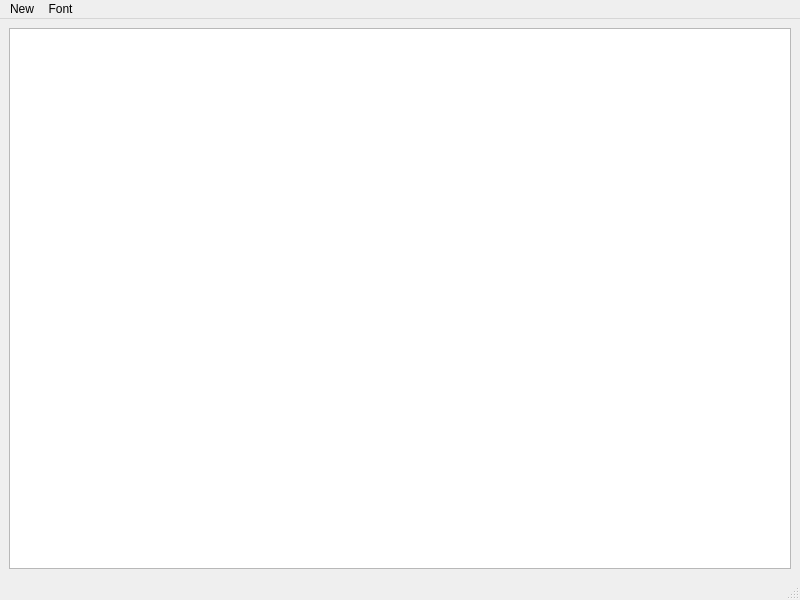
<?xml version="1.0" encoding="UTF-8"?>
<ui version="4.0">
 <class>Notepad</class>
 <widget class="QMainWindow" name="Notepad">
  <property name="geometry">
   <rect>
    <x>0</x>
    <y>0</y>
    <width>800</width>
    <height>600</height>
   </rect>
  </property>
  <property name="windowTitle">
   <string>Notepad</string>
  </property>
  <widget class="QWidget" name="centralwidget">
   <layout class="QVBoxLayout" name="verticalLayout">
    <item>
     <widget class="QTextEdit" name="textEdit"/>
    </item>
   </layout>
  </widget>
  <widget class="QStatusBar" name="statusbar"/>
  <widget class="QMenuBar" name="menubar">
   <property name="geometry">
    <rect>
     <x>0</x>
     <y>0</y>
     <width>800</width>
     <height>21</height>
    </rect>
   </property>
   <widget class="QMenu" name="menuNew">
    <property name="title">
     <string>New</string>
    </property>
    <addaction name="separator"/>
    <addaction name="separator"/>
    <addaction name="separator"/>
    <addaction name="separator"/>
    <addaction name="separator"/>
    <addaction name="separator"/>
    <addaction name="actionNew"/>
    <addaction name="actionOpen"/>
    <addaction name="actionSave"/>
    <addaction name="actionSave_as"/>
    <addaction name="actionPrint"/>
    <addaction name="actionExit"/>
   </widget>
   <widget class="QMenu" name="menuFont">
    <property name="title">
     <string>Font</string>
    </property>
    <addaction name="actionFont"/>
   </widget>
   <addaction name="menuNew"/>
   <addaction name="menuFont"/>
  </widget>
  <action name="actionNew">
   <property name="text">
    <string>New</string>
   </property>
  </action>
  <action name="actionOpen">
   <property name="text">
    <string>Open</string>
   </property>
  </action>
  <action name="actionSave">
   <property name="text">
    <string>Save</string>
   </property>
  </action>
  <action name="actionSave_as">
   <property name="text">
    <string>Save as</string>
   </property>
  </action>
  <action name="actionPrint">
   <property name="text">
    <string>Print</string>
   </property>
  </action>
  <action name="actionExit">
   <property name="text">
    <string>Exit</string>
   </property>
  </action>
  <action name="actionFont">
   <property name="text">
    <string>Font</string>
   </property>
  </action>
 </widget>
 <resources/>
 <connections/>
</ui>
